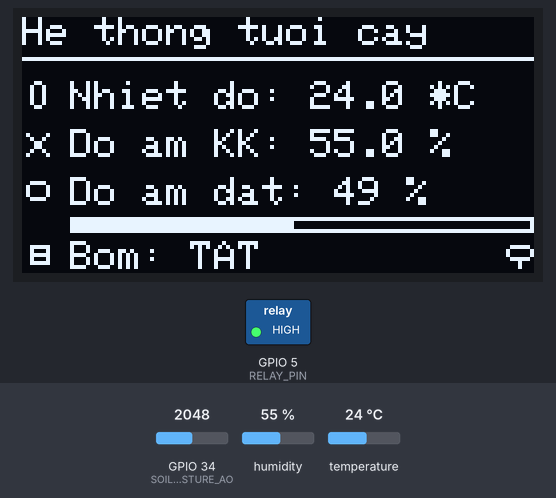
Simulated run of this program. Board: ESP32. On the bench: 128×64 one-colour display, switched loads named in the program (green lamp = pin HIGH). The inputs (shaded band) are chosen by the test bench; at power-on: GPIO 34 (SOIL_MOISTURE_AO) = 2048, humidity 55 %, temperature 24 °C. WiFi joins after 1.5 s; servers stay silent unless stated; the Firebase database answers and starts empty; what the program prints to the serial monitor is not drawn.

Above: at 9.6 s.
9.7 s: GPIO 34 (SOIL_MOISTURE_AO) set to 2814
At 12.1 s:
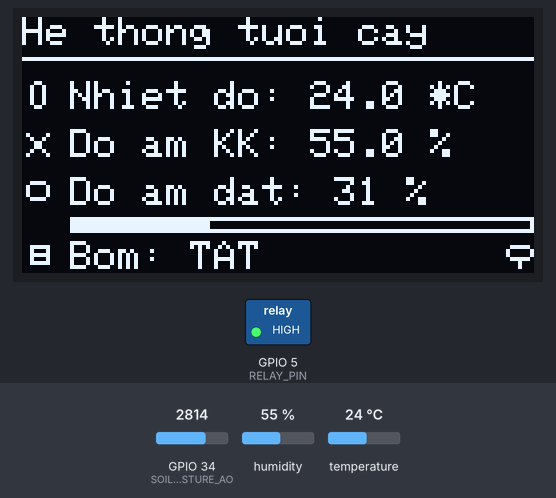
12.4 s: GPIO 34 (SOIL_MOISTURE_AO) set to 2931
At 15.7 s:
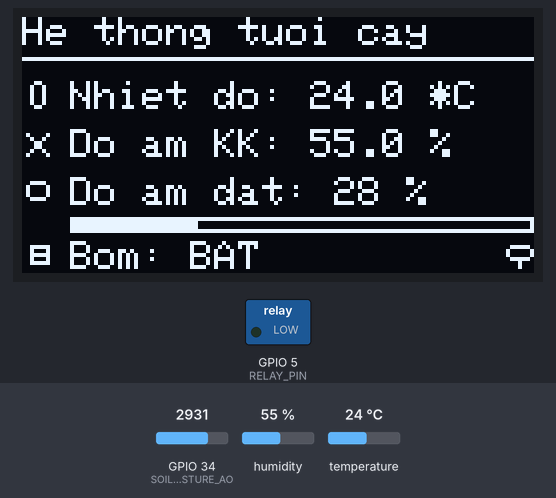
16.5 s: humidity set to 22 %
At 20.7 s:
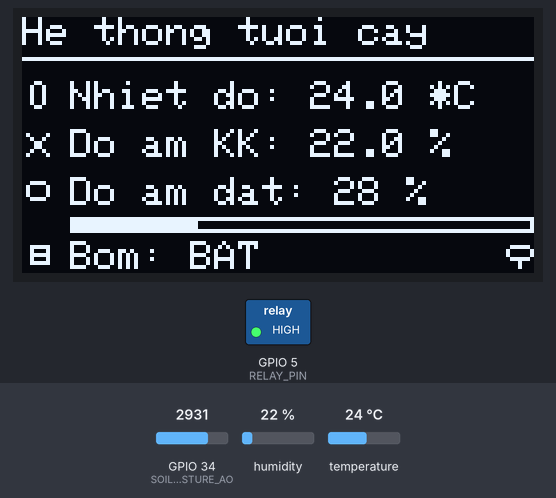
22.3 s: temperature set to 12 °C
At 24.0 s:
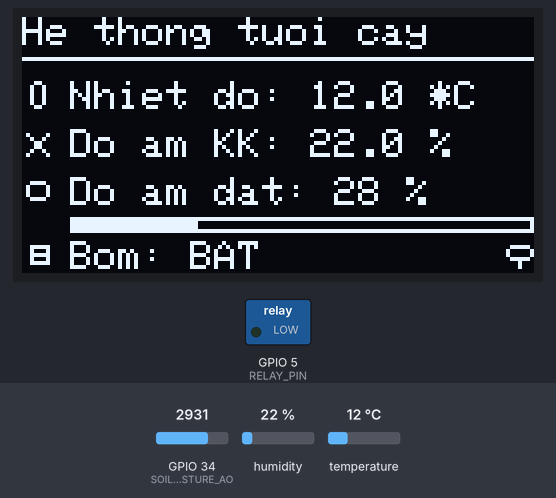
24.8 s: humidity set to 40 %
At 26.3 s:
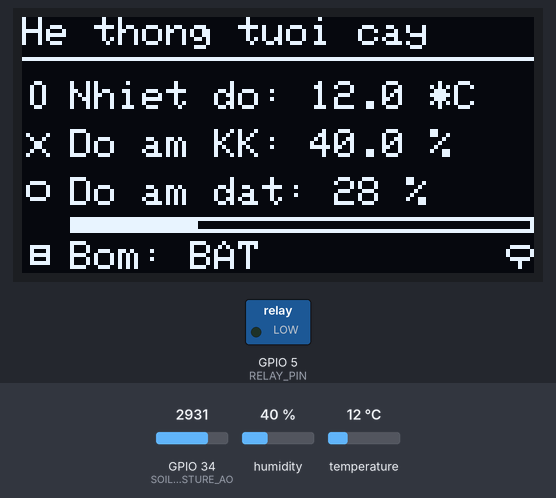
30.8 s: GPIO 34 (SOIL_MOISTURE_AO) set to 2866
At 33.0 s:
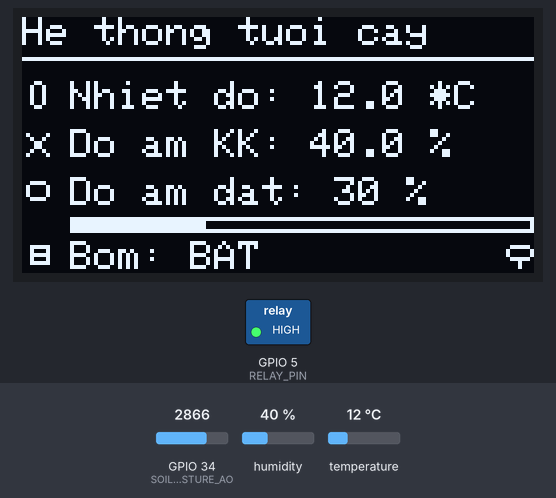
Timing chart, 0 to 34.3 s (numbered marks = the images above; inputs shaded):
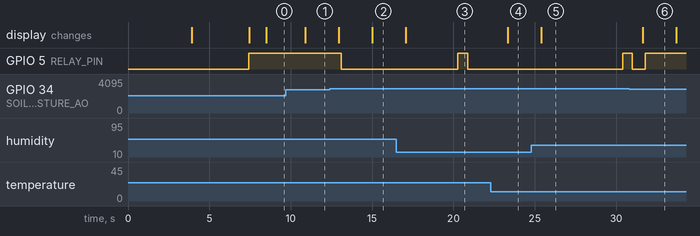

Measured:
- the behaviour switches between 2866 and 2867 on GPIO 34 (SOIL_MOISTURE_AO) (found by bisection; images 1 and 2)
- after the input at 9.7 s, the display: changes after 1.2 s (image 1)
- after the input at 12.4 s, GPIO 5 (RELAY_PIN): HIGH → LOW after 0.71 s; the display: first changes after 0.56 s (image 2 shows a later state)
- after the input at 16.5 s, the display: changes after 0.57 s (image 3)
- after the input at 22.3 s, the display: changes after 1.0 s (image 4)
- after the input at 24.8 s, the display: changes after 0.59 s (image 5)
- after the input at 30.8 s, the display: changes after 0.86 s (image 6)

The program:

main.cpp
```cpp
#include <Arduino.h>
#include "config.h"
#include "sensor.h"
#include "display.h"
#include "firebase.h"
#include "pump.h"

Sensor sensor;
Display display;
FirebaseManager firebase;
Pump pump;

unsigned long lastSensorReadTime = 0;
unsigned long lastFirebaseUpdateTime = 0;

void setup() {
    Serial.begin(115200);
    Serial.println("Khởi động hệ thống tuoi cây tự động...");

    // Khởi tạo các thành phần
    sensor.begin();
    display.begin();
    firebase.begin();
    pump.begin();

    // Hiển thị màn hình khởi động
    display.showMessage("He thong tuoi cay", "Da san sang!");
    Serial.println(" Hệ thống đã sẵn sàng!");
    delay(1000);
}

void loop() {
    unsigned long currentMillis = millis();

    // Đọc cảm biến theo khoảng thời gian đã định
    if (currentMillis - lastSensorReadTime >= SENSOR_READ_INTERVAL) {
        lastSensorReadTime = currentMillis;
        if (sensor.readSensors()) {
            display.update(
                sensor.getTemperature(),
                sensor.getHumidity(),
                sensor.getSoilMoisture(),
                pump.getState(),
                firebase.isConnected()
            );
        }
    }

    // Kiểm tra điều khiển từ Firebase
    bool pumpRequest;
    if (firebase.getPumpRequest(pumpRequest)) {
        pump.setState(pumpRequest);
    }

    // Cập nhật Firebase định kỳ
    if (currentMillis - lastFirebaseUpdateTime >= FIREBASE_UPDATE_INTERVAL) {
        lastFirebaseUpdateTime = currentMillis;
        firebase.updateData(
            sensor.getTemperature(),
            sensor.getHumidity(),
            sensor.getSoilMoisture(),
            pump.getState()
        );
    }

    // Tự động điều khiển bơm dựa vào độ ẩm đất
    if (firebase.isConnected()) {
        pump.autoControl(sensor.getSoilMoisture());
    }

    // Delay nhỏ để tránh quá tải CPU
    delay(100);
}
```

display.cpp
```cpp
#include "display.h"

static const uint8_t PROGMEM temp_icon[] = {
    0x18, 0x24, 0x24, 0x24, 0x24, 0x24, 0x18, 0x00
};

static const uint8_t PROGMEM humidity_icon[] = {
    0x00, 0x42, 0x24, 0x18, 0x18, 0x24, 0x42, 0x00
};

static const uint8_t PROGMEM soil_icon[] = {
    0x00, 0x3C, 0x42, 0x42, 0x42, 0x3C, 0x00, 0x00
};

static const uint8_t PROGMEM pump_icon[] = {
    0x00, 0x3E, 0x22, 0x3E, 0x22, 0x3E, 0x00, 0x00
};

static const uint8_t PROGMEM wifi_icon[] = {
    0x00, 0x3E, 0x41, 0x41, 0x3E, 0x08, 0x08, 0x00
};

Display::Display() : display(SCREEN_WIDTH, SCREEN_HEIGHT, &Wire, OLED_RESET) {
    initialized = false;
}

//quét địa chỉ I2C
bool scanI2CAddress(byte address) {
    for (int i = 0; i < 3; i++) {  // Thử 3 lần
        Wire.beginTransmission(address);
        byte error = Wire.endTransmission();
        if (error == 0) {
            return true;
        }
        delay(10);
    }
    return false;
}

//quét địa chỉ I2C
void scanI2C() {
    Serial.println("\nQuét thiết bị I2C...");
    int deviceCount = 0;

    for (int scan = 0; scan < 3; scan++) {
        Serial.print("Lần quét ");
        Serial.println(scan + 1);

        for(byte address = 1; address < 127; address++) {
            if (scanI2CAddress(address)) {
                Serial.print("Thiết bị I2C tìm thấy tại địa chỉ 0x");
                if (address < 16) {
                    Serial.print("0");
                }
                Serial.println(address, HEX);
                deviceCount++;
            }
        }

        if (deviceCount > 0) {
            break;  // Nếu tìm thấy thiết bị, dừng quét
        }
        delay(100);  // Đợi trước lần quét tiếp theo
    }

    if (deviceCount == 0) {
        Serial.println("Không tìm thấy thiết bị I2C nào!");
        Serial.println("Vui lòng kiểm tra:");
        Serial.println("1. Kết nối dây SDA và SCL");
        Serial.println("2. Nguồn cấp cho OLED");
        Serial.println("3. Điện trở kéo lên (pull-up resistors)");
    } else {
        Serial.print("Tìm thấy ");
        Serial.print(deviceCount);
        Serial.println(" thiết bị I2C");
    }
}

bool Display::begin() {
    Serial.println("\nKhởi tạo màn hình OLED...");

    // Khởi tạo I2C
    Wire.begin(SDA_PIN, SCL_PIN);
    Wire.setClock(100000);
    delay(100);  // Đợi I2C ổn định

    // Quét thiết bị I2C
    scanI2C();

    // khởi tạo OLED với các địa chỉ phổ biến
    uint8_t addresses[] = {0x3C, 0x3D};  // Các địa chỉ I2C phổ biến của OLED
    bool success = false;

    for (uint8_t addr : addresses) {
        Serial.print("\nThử địa chỉ 0x");
        Serial.println(addr, HEX);

        for (int i = 0; i < 3; i++) {
            if(display.begin(SSD1306_SWITCHCAPVCC, addr)) {
                Serial.print("✅ OLED đã khởi tạo thành công tại địa chỉ 0x");
                Serial.println(addr, HEX);
                initialized = true;
                success = true;

                // Hiển thị màn hình test
                display.clearDisplay();
                display.setTextSize(1);
                display.setTextColor(SSD1306_WHITE);
                display.setCursor(0, 0);
                display.println("OLED Test");
                display.println("Dia chi: 0x");
                display.print(addr, HEX);
                display.display();
                delay(2000);

                break;
            }
            delay(100);
        }

        if (success) break;
    }

    if (!success) {
        Serial.println("\n Không thể khởi tạo OLED!");
        Serial.println("Vui lòng kiểm tra:");
        Serial.println("1. Kết nối dây SDA và SCL");
        Serial.println("2. Nguồn cấp cho OLED");
        Serial.println("3. Địa chỉ I2C của OLED");
    }

    return success;
}

void Display::drawIcon(int x, int y, const uint8_t* icon, int width, int height) {
    display.drawBitmap(x, y, icon, width, height, SSD1306_WHITE);
}

void Display::drawHeader() {
    display.setCursor(0, 0);
    display.setTextSize(1);
    display.println("He thong tuoi cay");
    display.drawLine(0, 10, SCREEN_WIDTH, 10, SSD1306_WHITE);
}

void Display::drawTemperature(float temp) {
    drawIcon(0, 16, temp_icon, 8, 8);
    display.setCursor(12, 16);
    display.print("Nhiet do: ");
    display.print(temp, 1);
    display.println(" *C");
}

void Display::drawHumidity(float humidity) {
    drawIcon(0, 28, humidity_icon, 8, 8);
    display.setCursor(12, 28);
    display.print("Do am KK: ");
    display.print(humidity, 1);
    display.println(" %");
}

void Display::drawSoilMoisture(int moisture) {
    drawIcon(0, 40, soil_icon, 8, 8);
    display.setCursor(12, 40);
    display.print("Do am dat: ");
    display.print(moisture);
    display.println(" %");

    // Draw moisture bar
    int barWidth = map(moisture, 0, 100, 0, SCREEN_WIDTH - 12);
    display.drawRect(12, 50, SCREEN_WIDTH - 12, 4, SSD1306_WHITE);
    display.fillRect(12, 50, barWidth, 4, SSD1306_WHITE);
}

void Display::drawPumpStatus(bool state) {
    drawIcon(0, 56, pump_icon, 8, 8);
    display.setCursor(12, 56);
    display.print("Bom: ");
    display.println(state ? "BAT" : "TAT");
}

void Display::drawWifiStatus(bool connected) {
    drawIcon(SCREEN_WIDTH - 8, 56, wifi_icon, 8, 8);
}

void Display::update(float temperature, float humidity, int soilMoisture, bool pumpState, bool wifiConnected) {
    if (!initialized) return;

    display.clearDisplay();

    drawHeader();
    drawTemperature(temperature);
    drawHumidity(humidity);
    drawSoilMoisture(soilMoisture);
    drawPumpStatus(pumpState);
    drawWifiStatus(wifiConnected);

    display.display();
}

void Display::showMessage(const char* line1, const char* line2) {
    if (!initialized) return;

    display.clearDisplay();
    display.setCursor(0, 0);
    display.setTextSize(1);
    display.println(line1);

    if (line2 != nullptr) {
        display.setCursor(0, 16);
        display.println(line2);
    }

    display.display();
}

void Display::showLoading(const char* message) {
    if (!initialized) return;

    static int dots = 0;
    display.clearDisplay();
    display.setCursor(0, 0);
    display.print(message);

    // Animate loading dots
    for (int i = 0; i < dots; i++) {
        display.print(".");
    }
    dots = (dots + 1) % 4;

    display.display();
}

void Display::showError(const char* message) {
    if (!initialized) return;

    display.clearDisplay();
    display.setCursor(0, 0);
    display.setTextSize(1);
    display.println("LOI!");
    display.setCursor(0, 16);
    display.println(message);
    display.display();
} 
```

display.h
```cpp
#ifndef DISPLAY_H
#define DISPLAY_H

#include <Arduino.h>
#include <Adafruit_GFX.h>
#include <Adafruit_SSD1306.h>
#include <Wire.h>
#include "config.h"

class Display {
public:
    Display();
    bool begin();
    void update(float temperature, float humidity, int soilMoisture, bool pumpState, bool wifiConnected);
    void showMessage(const char* line1, const char* line2 = nullptr);
    void showLoading(const char* message);
    void showError(const char* message);

private:
    Adafruit_SSD1306 display;
    bool initialized;
    void drawHeader();
    void drawTemperature(float temp);
    void drawHumidity(float humidity);
    void drawSoilMoisture(int moisture);
    void drawPumpStatus(bool state);
    void drawWifiStatus(bool connected);
    void drawIcon(int x, int y, const uint8_t* icon, int width, int height);
};

#endif 
```

firebase.cpp
```cpp
#include "firebase.h"

FirebaseManager::FirebaseManager() {
}

void FirebaseManager::begin() {
    WiFi.begin(WIFI_SSID, WIFI_PASSWORD);
    Serial.print("Đang kết nối WiFi");

    int wifiAttempts = 0;
    while (WiFi.status() != WL_CONNECTED && wifiAttempts < 20) {
        delay(500);
        Serial.print(".");
        wifiAttempts++;
    }

    if (WiFi.status() == WL_CONNECTED) {
        Serial.println("\n✅ WiFi đã kết nối!");
        Serial.print("IP: ");
        Serial.println(WiFi.localIP());

        // Configure Firebase
        Firebase.reconnectWiFi(true);
        config.api_key = FIREBASE_AUTH;
        config.database_url = FIREBASE_HOST;
        config.signer.tokens.legacy_token = FIREBASE_AUTH;

        Firebase.begin(&config, &auth);
        Serial.println("Firebase đã kết nối!");
    } else {
        Serial.println("\n Không thể kết nối WiFi");
    }
}

bool FirebaseManager::updateData(float temperature, float humidity, int soilMoisture, bool pumpState) {
    if (!isConnected()) {
        Serial.println(" Không có kết nối WiFi - bỏ qua cập nhật Firebase");
        return false;
    }

    bool success = false;

    // Try to send data 3 times if failed
    for (int i = 0; i < 3; i++) {
        if (Firebase.setFloat(fbdo, "/cambien/nhietdo", temperature) &&
            Firebase.setFloat(fbdo, "/cambien/doam", humidity) &&
            Firebase.setInt(fbdo, "/cambien/doamdat", soilMoisture) &&
            Firebase.setBool(fbdo, "/maybom/trangthai", pumpState)) {
            success = true;
            break;
        }
        delay(300);
    }

    if (success) {
        Serial.println("Dữ liệu đã gửi lên Firebase!");
    } else {
        Serial.print(" Lỗi gửi Firebase: ");
        Serial.println(fbdo.errorReason());
    }

    return success;
}

bool FirebaseManager::getPumpRequest(bool& requestState) {
    if (!isConnected()) return false;

    if (Firebase.getBool(fbdo, "/maybom/yeucaubat")) {
        requestState = fbdo.boolData();
        return true;
    }
    return false;
} 
```

firebase.h
```cpp
#ifndef FIREBASE_H
#define FIREBASE_H

#include <Arduino.h>
#include <WiFi.h>
#include <FirebaseESP32.h>
#include "config.h"

class FirebaseManager {
public:
    FirebaseManager();
    void begin();
    bool updateData(float temperature, float humidity, int soilMoisture, bool pumpState);
    bool getPumpRequest(bool& requestState);
    bool isConnected() { return WiFi.status() == WL_CONNECTED; }

private:
    FirebaseData fbdo;
    FirebaseAuth auth;
    FirebaseConfig config;
};

#endif 
```

pump.cpp
```cpp
#include "pump.h"

Pump::Pump() {
    pumpState = false;
}

void Pump::begin() {
    pinMode(RELAY_PIN, OUTPUT);
    digitalWrite(RELAY_PIN, HIGH);  // Relay ngược - HIGH là TẮT
}

void Pump::setState(bool state) {
    if (state != pumpState) {
        pumpState = state;
        updateRelay();

        if (state) {
            Serial.println("Bật bơm!");
        } else {
            Serial.println("Tắt bơm!");
        }
    }
}

void Pump::updateRelay() {
    digitalWrite(RELAY_PIN, pumpState ? LOW : HIGH);  // Relay ngược - LOW là BẬT, HIGH là TẮT
}

void Pump::autoControl(int soilMoisture) {
    if (soilMoisture < SOIL_MOISTURE_LOW && !pumpState) {
        setState(true);  // Bật bơm khi độ ẩm đất thấp
    } else if (soilMoisture > SOIL_MOISTURE_HIGH && pumpState) {
        setState(false); // Tắt bơm khi độ ẩm đất cao
    }
} 
```

pump.h
```cpp
#ifndef PUMP_H
#define PUMP_H

#include <Arduino.h>
#include "config.h"

class Pump {
public:
    Pump();
    void begin();
    void setState(bool state);
    bool getState() { return pumpState; }
    void autoControl(int soilMoisture);

private:
    bool pumpState;
    void updateRelay();
};

#endif 
```

sensor.cpp
```cpp
#include "sensor.h"

Sensor::Sensor() : dht(DHTPIN, DHTTYPE) {
    temperature = 0;
    humidity = 0;
    soilMoisture = 0;
}

void Sensor::begin() {
    dht.begin();
    pinMode(SOIL_MOISTURE_AO, INPUT);
    pinMode(SOIL_MOISTURE_DO, INPUT);
    Serial.println(" Cảm biến đã khởi tạo");
}

bool Sensor::readSensors() {
    float newHumidity = dht.readHumidity();
    float newTemperature = dht.readTemperature();
    int newSoilMoisture = analogRead(SOIL_MOISTURE_AO);

    if (isnan(newHumidity) || isnan(newTemperature)) {
        Serial.println(" Lỗi đọc cảm biến DHT!");
        return false;
    }

    humidity = newHumidity;
    temperature = newTemperature;
    // Đảo ngược giá trị độ ẩm đất: 4095 (không có nước) -> 0%, 0 (nhiều nước) -> 100%
    soilMoisture = map(newSoilMoisture, 4095, 0, 0, 100);

    Serial.print(" Nhiệt độ: ");
    Serial.print(temperature);
    Serial.print("°C |  Độ ẩm không khí: ");
    Serial.print(humidity);
    Serial.print("% |  Độ ẩm đất: ");
    Serial.print(soilMoisture);
    Serial.println("%");
    return true;
} 
```

sensor.h
```cpp
#ifndef SENSOR_H
#define SENSOR_H

#include <Arduino.h>
#include <DHT.h>
#include "config.h"

class Sensor {
public:
    Sensor();
    void begin();
    bool readSensors();
    float getTemperature() { return temperature; }
    float getHumidity() { return humidity; }
    int getSoilMoisture() { return soilMoisture; }

private:
    DHT dht;
    float temperature;
    float humidity;
    int soilMoisture;
};

#endif 
```

config.h
```cpp
#ifndef CONFIG_H
#define CONFIG_H

// WiFi và Firebase
#define WIFI_SSID ""
#define WIFI_PASSWORD ""
#define FIREBASE_HOST ""
#define FIREBASE_AUTH ""

// GPIO
#define RELAY_PIN 5
#define DHTPIN 32
#define DHTTYPE DHT11

// Soil Moisture Sensor
#define SOIL_MOISTURE_AO 34  // Analog output
#define SOIL_MOISTURE_DO 35  // Digital output

// I2C OLED
#define SDA_PIN 21  // SDA pin for I2C
#define SCL_PIN 22  // SCL pin for I2C

// OLED
#define SCREEN_WIDTH 128    // OLED width
#define SCREEN_HEIGHT 64    // OLED height
#define OLED_RESET -1       // Reset pin (not used)
#define SCREEN_ADDRESS 0x3C // I2C address of OLED

const unsigned long SENSOR_READ_INTERVAL = 2000;    // 2 seconds
const unsigned long FIREBASE_UPDATE_INTERVAL = 10000; // 10 seconds

// Pump Control
#define SOIL_MOISTURE_LOW 30   // Turn pump on
#define SOIL_MOISTURE_HIGH 40  // Turn pump off

#endif 
```
